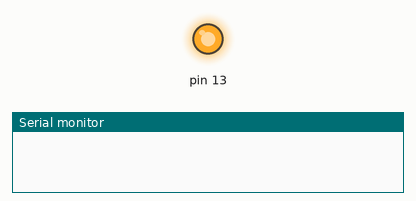
The sketch below on a simulated Arduino Uno, built with avr-gcc and run on an emulated ATmega328P. On the bench: output pins drawn as LEDs (lit = HIGH), the last lines printed to the serial monitor.

Above: at 0.1 s.
At 39.6 s:
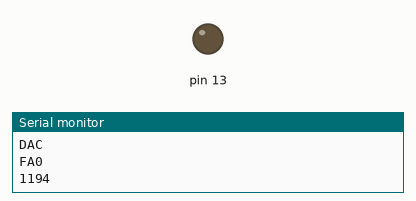
Timing chart, 0 to 40.0 s (numbered marks = the images above):
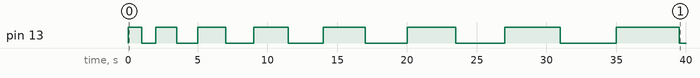

The sketch:

serial_print.ino
```cpp
int delayValue = 1000;

void setup(){
   Serial.begin(9600);
   pinMode(13, OUTPUT);
}

void loop(){
  digitalWrite(13, HIGH);
  delay(delayValue);
  digitalWrite(13, LOW);
  delay(delayValue);
  delayValue = delayValue + 500;
  Serial.println(delayValue, HEX);
}
```

Measured:
- by itself, pin 13: LOW → HIGH at 0.00 s, → LOW 1.0 s later, → HIGH 1.0 s later, → LOW 1.5 s later, … (16 changes in this stretch)
